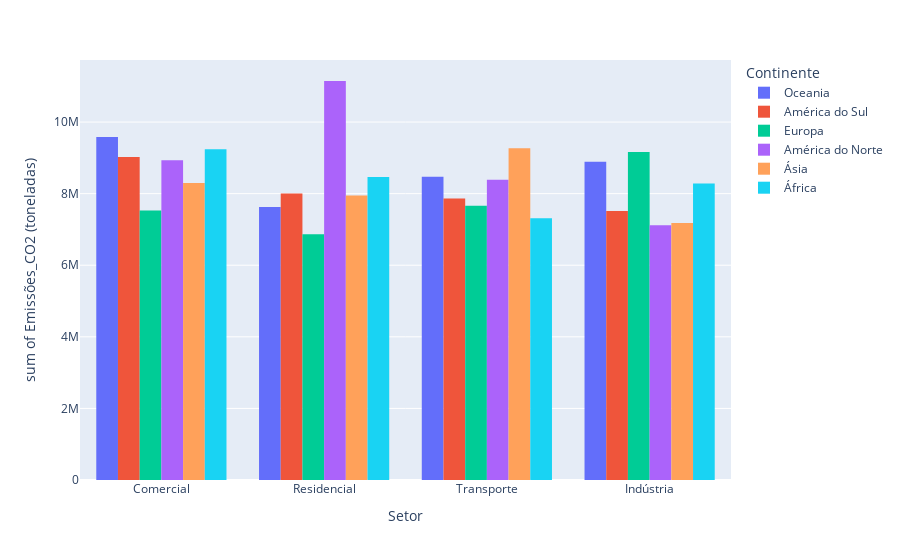

This figure's notebook cell:
### Code cell
px.histogram(df_co2, x='Setor', y='Emissões_CO2 (toneladas)', color="Continente", barmode="group", histfunc='sum')

### Figure 1 — Plotly figure (JSON) as saved in the notebook; plotly's stock layout.template omitted (floating-point values rounded to 4 significant figures; data arrays with more than 128 entries replaced by an {"elided": "..."} marker saying what was removed)
{"data": [{"alignmentgroup": "True", "bingroup": "x", "histfunc": "sum", "hovertemplate": "Continente=Oceania<br>Setor=%{x}<br>sum of Emissões_CO2 (toneladas)=%{y}<extra></extra>", "legendgroup": "Oceania", "marker": {"color": "#636efa", "pattern": {"shape": ""}}, "name": "Oceania", "offsetgroup": "Oceania", "orientation": "v", "showlegend": true, "type": "histogram", "x": {"elided": "344 str values"}, "xaxis": "x", "y": {"elided": "344 float values"}, "yaxis": "y"}, {"alignmentgroup": "True", "bingroup": "x", "histfunc": "sum", "hovertemplate": "Continente=América do Sul<br>Setor=%{x}<br>sum of Emissões_CO2 (toneladas)=%{y}<extra></extra>", "legendgroup": "América do Sul", "marker": {"color": "#EF553B", "pattern": {"shape": ""}}, "name": "América do Sul", "offsetgroup": "América do Sul", "orientation": "v", "showlegend": true, "type": "histogram", "x": {"elided": "341 str values"}, "xaxis": "x", "y": {"elided": "341 float values"}, "yaxis": "y"}, {"alignmentgroup": "True", "bingroup": "x", "histfunc": "sum", "hovertemplate": "Continente=Europa<br>Setor=%{x}<br>sum of Emissões_CO2 (toneladas)=%{y}<extra></extra>", "legendgroup": "Europa", "marker": {"color": "#00cc96", "pattern": {"shape": ""}}, "name": "Europa", "offsetgroup": "Europa", "orientation": "v", "showlegend": true, "type": "histogram", "x": {"elided": "332 str values"}, "xaxis": "x", "y": {"elided": "332 float values"}, "yaxis": "y"}, {"alignmentgroup": "True", "bingroup": "x", "histfunc": "sum", "hovertemplate": "Continente=América do Norte<br>Setor=%{x}<br>sum of Emissões_CO2 (toneladas)=%{y}<extra></extra>", "legendgroup": "América do Norte", "marker": {"color": "#ab63fa", "pattern": {"shape": ""}}, "name": "América do Norte", "offsetgroup": "América do Norte", "orientation": "v", "showlegend": true, "type": "histogram", "x": {"elided": "337 str values"}, "xaxis": "x", "y": {"elided": "337 float values"}, "yaxis": "y"}, {"alignmentgroup": "True", "bingroup": "x", "histfunc": "sum", "hovertemplate": "Continente=Ásia<br>Setor=%{x}<br>sum of Emissões_CO2 (toneladas)=%{y}<extra></extra>", "legendgroup": "Ásia", "marker": {"color": "#FFA15A", "pattern": {"shape": ""}}, "name": "Ásia", "offsetgroup": "Ásia", "orientation": "v", "showlegend": true, "type": "histogram", "x": {"elided": "322 str values"}, "xaxis": "x", "y": {"elided": "322 float values"}, "yaxis": "y"}, {"alignmentgroup": "True", "bingroup": "x", "histfunc": "sum", "hovertemplate": "Continente=África<br>Setor=%{x}<br>sum of Emissões_CO2 (toneladas)=%{y}<extra></extra>", "legendgroup": "África", "marker": {"color": "#19d3f3", "pattern": {"shape": ""}}, "name": "África", "offsetgroup": "África", "orientation": "v", "showlegend": true, "type": "histogram", "x": {"elided": "324 str values"}, "xaxis": "x", "y": {"elided": "324 float values"}, "yaxis": "y"}], "layout": {"autosize": true, "barmode": "group", "legend": {"title": {"text": "Continente"}, "tracegroupgap": 0}, "margin": {"t": 60}, "xaxis": {"anchor": "y", "autorange": true, "domain": [0, 1], "range": [-0.5, 3.5], "title": {"text": "Setor"}, "type": "category"}, "yaxis": {"anchor": "x", "autorange": true, "domain": [0, 1], "range": [0, 11730000.0], "title": {"text": "sum of Emissões_CO2 (toneladas)"}, "type": "linear"}}}
